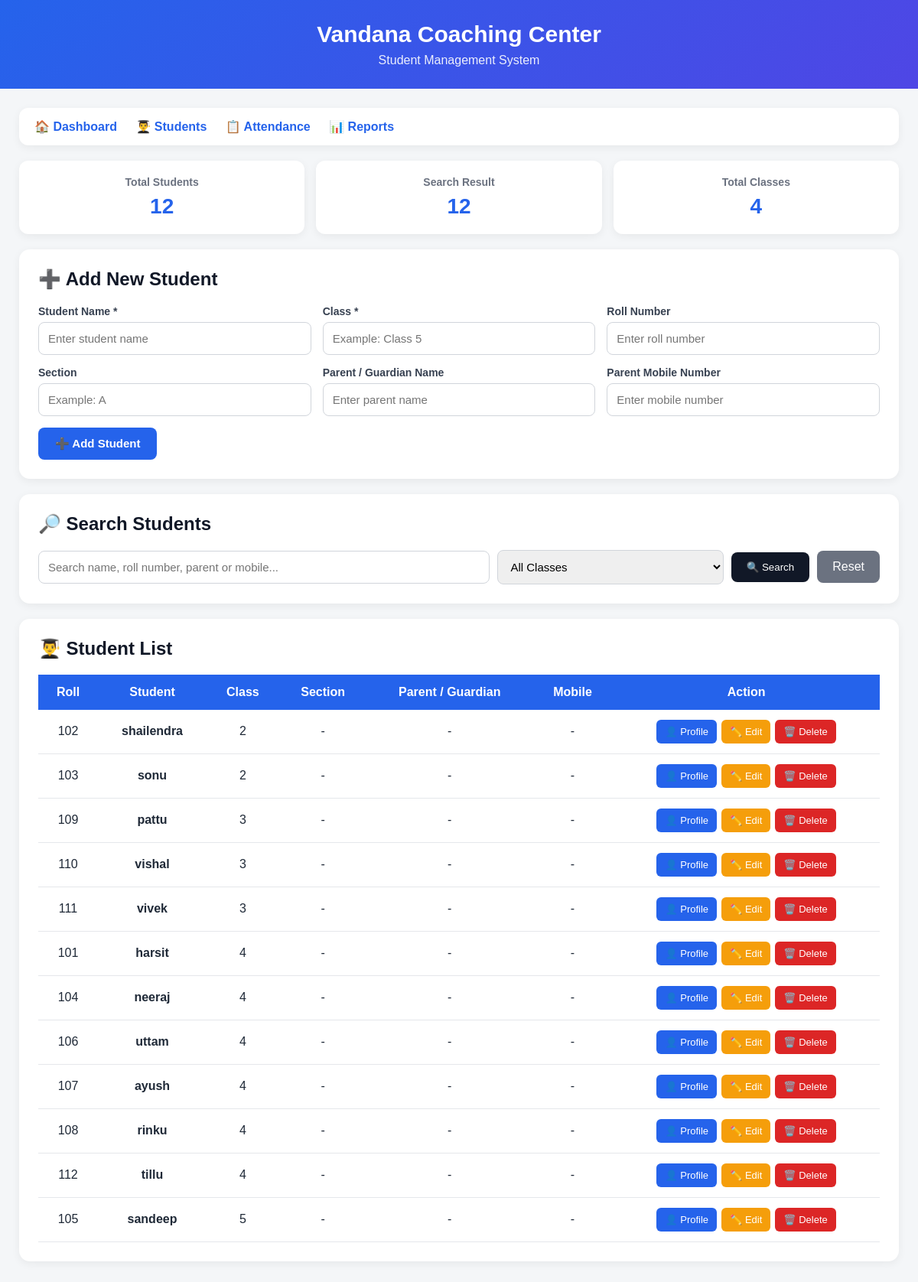
The app's page /students (signed in) with its own data.
### tables this page shows
CREATE TABLE students (
            id INTEGER PRIMARY KEY AUTOINCREMENT,
            name TEXT NOT NULL,
            class_name TEXT NOT NULL,
            roll_number TEXT
        , guardian_name TEXT, guardian_phone TEXT, section TEXT);

### app.py (the view, shortened to what this page needs)
@app.route("/students")
@teacher_or_hod_required
def students():
    search = request.args.get(
        "search",
        ""
    ).strip()
    selected_class = request.args.get(
        "class_name",
        ""
    ).strip()
    conn = get_db_connection()
    query = """
        SELECT *
        FROM students
        WHERE 1=1
    """
    params = []
    query += """
        ORDER BY
            class_name,
            roll_number,
            name
    """
    students_list = conn.execute(
        query,
        params
    ).fetchall()
    classes = conn.execute("""
        SELECT DISTINCT class_name
        FROM students
        ORDER BY class_name
    """).fetchall()
    conn.close()
    return render_template(
        "students.html",
        students=students_list,
        classes=classes,
        search=search,
        selected_class=
            selected_class
    )

### app.py (called while the page is built, shortened)
def get_db_connection():
    conn = sqlite3.connect(DATABASE)
    conn.row_factory = sqlite3.Row
    return conn

def role_required(*allowed_roles):
    def decorator(view_func):
        @wraps(view_func)
        def wrapped_view(*args, **kwargs):
            user_role = session.get("role")
            return view_func(*args, **kwargs)
        return wrapped_view
    return decorator

### templates/students.html (shortened to what this page needs)
<!DOCTYPE html>
<html lang="en">
<head>
</head>
<body>
<div class="header">
    <h1>Vandana Coaching Center</h1>
    <p>Student Management System</p>
</div>
<div class="container">
<div class="nav">
    <a href="/">🏠 Dashboard</a>
    <a href="/students">👨‍🎓 Students</a>
    <a href="/attendance">📋 Attendance</a>
    <a href="/reports">📊 Reports</a>
</div>
<div class="stats">
    <div class="stat-card">
        <h3>Total Students</h3>
        <p>{{ students|length }}</p>
    </div>
    <div class="stat-card">
        <h3>Search Result</h3>
        <p>{{ students|length }}</p>
    </div>
    <div class="stat-card">
        <h3>Total Classes</h3>
        <p>{{ classes|length }}</p>
    </div>
</div>
<div class="card">
    <h2>➕ Add New Student</h2>
    <form
        method="POST"
        action="/add_student"
    >
        <div class="form-grid">
            <div class="field">
                <label>Student Name *</label>
                <input
                    type="text"
                    name="name"
                    placeholder="Enter student name"
                    required
                >
            </div>
            <div class="field">
                <label>Class *</label>
                <input
                    type="text"
                    name="class_name"
                    placeholder="Example: Class 5"
                    required
                >
            </div>
            <div class="field">
                <label>Roll Number</label>
                <input
                    type="text"
                    name="roll_number"
                    placeholder="Enter roll number"
                >
            </div>
            <div class="field">
                <label>Section</label>
                <input
                    type="text"
                    name="section"
                    placeholder="Example: A"
                >
            </div>
            <div class="field">
                <label>Parent / Guardian Name</label>
                <input
                    type="text"
                    name="guardian_name"
                    placeholder="Enter parent name"
                >
            </div>
            <div class="field">
                <label>Parent Mobile Number</label>
                <input
                    type="tel"
                    name="guardian_phone"
                    placeholder="Enter mobile number"
                >
            </div>
        </div>
        <button
            type="submit"
            class="add-button"
        >
            ➕ Add Student
        </button>
    </form>
</div>
<div class="card">
    <h2>🔎 Search Students</h2>
    <form
        method="GET"
        action="/students"
        class="search-form"
    >
        <input
            type="text"
            name="search"
            value="{{ search }}"
            placeholder="Search name, roll number, parent or mobile..."
        >
        <select name="class_name">
            <option value="">
                All Classes
            </option>
        </select>
        <button
            type="submit"
            class="search-button"
        >
            🔍 Search
        </button>
        <a
            href="/students"
            class="reset-button"
        >
            Reset
        </a>
    </form>
</div>
<div class="card">
    <h2>👨‍🎓 Student List</h2>
    <div class="table-wrapper">
        <table>
            <thead>
                <tr>
                    <th>Roll</th>
                    <th>Student</th>
                    <th>Class</th>
                    <th>Section</th>
                    <th>Parent / Guardian</th>
                    <th>Mobile</th>
                    <th>Action</th>
                </tr>
            </thead>
            <tbody>
            {% for student in students %}
                <tr>
                    <td>
                        {{ student['roll_number'] or '-' }}
                    </td>
                    <td>
                        <strong>
                            {{ student['name'] }}
                        </strong>
                    </td>
                    <td>
                        {{ student['class_name'] }}
                    </td>
                    <td>
                        {% if student['section'] %}
                            <span class="badge">
                                {{ student['section'] }}
                            </span>
                        {% else %}
                            -
                        {% endif %}
                    </td>
                    <td>
                        {{ student['guardian_name'] or '-' }}
                    </td>
                    <td>
                        {{ student['guardian_phone'] or '-' }}
                    </td>
                    <td>
                        <div class="action-buttons">
                            <a
                                href="/student_profile/{{ student['id'] }}"
                            >
                                <button
                                    type="button"
                                    class="profile"
                                >
                                    👤 Profile
                                </button>
                            </a>
                            <a
                                href="/edit_student/{{ student['id'] }}"
                            >
                                <button
                                    type="button"
                                    class="edit"
                                >
                                    ✏️ Edit
                                </button>
                            </a>
                            <a
                                href="/delete_student/{{ student['id'] }}"
                                onclick="return confirm('Kya aap is student ko delete karna chahte hain? Iski attendance bhi delete ho jayegi.');"
                            >
                                <button
                                    type="button"
                                    class="delete"
                                >
                                    🗑️ Delete
                                </button>
                            </a>
                        </div>
                    </td>
                </tr>
            {% endfor %}
            </tbody>
        </table>
    </div>
</div>
</div>
</body>
</html>

### templates/students.html (style rules this page uses)
* { box-sizing: border-box; }
body { margin: 0; font-family: Arial, sans-serif; background: #f4f6f8; color: #1f2937; }
.header { background: linear-gradient( 135deg, #2563eb, #4f46e5 ); color: white; padding: 28px 20px; text-align: center; }
.header h1 { margin: 0; font-size: 30px; }
.header p { margin: 8px 0 0; opacity: 0.9; }
.container { max-width: 1200px; margin: auto; padding: 25px; }
.nav { background: white; padding: 15px 20px; border-radius: 12px; margin-bottom: 20px; box-shadow: 0 3px 12px rgba(0,0,0,0.06); }
.nav a { text-decoration: none; color: #2563eb; font-weight: bold; margin-right: 20px; }
.stats { display: grid; grid-template-columns: repeat(3, 1fr); gap: 15px; margin-bottom: 20px; }
.stat-card { background: white; padding: 20px; border-radius: 12px; box-shadow: 0 3px 12px rgba(0,0,0,0.06); text-align: center; }
.stat-card h3 { margin: 0; color: #6b7280; font-size: 14px; }
.stat-card p { margin: 8px 0 0; font-size: 28px; font-weight: bold; color: #2563eb; }
.card { background: white; padding: 25px; border-radius: 14px; margin-bottom: 20px; box-shadow: 0 3px 12px rgba(0,0,0,0.06); }
.card h2 { margin-top: 0; color: #111827; }
.form-grid { display: grid; grid-template-columns: repeat(3, 1fr); gap: 15px; }
.field { display: flex; flex-direction: column; }
.field label { margin-bottom: 6px; font-weight: bold; font-size: 14px; color: #374151; }
input, select { padding: 12px; border: 1px solid #d1d5db; border-radius: 8px; font-size: 15px; outline: none; }
.add-button { margin-top: 15px; padding: 12px 22px; background: #2563eb; color: white; border: none; border-radius: 8px; cursor: pointer; font-weight: bold; font-size: 15px; }
.search-form { display: grid; grid-template-columns: 2fr 1fr auto auto; gap: 10px; align-items: center; }
.search-button { padding: 12px 20px; background: #111827; color: white; border: none; border-radius: 8px; cursor: pointer; }
.reset-button { padding: 12px 20px; background: #6b7280; color: white; border-radius: 8px; text-decoration: none; text-align: center; }
.table-wrapper { overflow-x: auto; }
table { width: 100%; border-collapse: collapse; min-width: 900px; }
th { background: #2563eb; color: white; padding: 14px; text-align: center; }
td { padding: 13px; border-bottom: 1px solid #e5e7eb; text-align: center; }
.action-buttons { display: flex; justify-content: center; gap: 6px; flex-wrap: wrap; }
.action-buttons a { text-decoration: none; }
.action-buttons button { border: none; color: white; padding: 8px 11px; border-radius: 6px; cursor: pointer; font-size: 13px; }
.profile { background: #2563eb; }
.edit { background: #f59e0b; }
.delete { background: #dc2626; }

### records on screen
students: roll_number "102", name "shailendra", class_name "2", guardian_name "-", guardian_phone "-"
students: roll_number "103", name "sonu", class_name "2", guardian_name "-", guardian_phone "-"
students: roll_number "109", name "pattu", class_name "3", student "-"
students: roll_number "110", name "vishal", class_name "3", student "-"
students: roll_number "111", name "vivek", class_name "3", student "-"
students: roll_number "101", name "harsit", class_name "4", student "-"
students: roll_number "104", name "neeraj", class_name "4", student "-"
students: roll_number "106", name "uttam", class_name "4", student "-"
students: roll_number "107", name "ayush", class_name "4", student "-"
students: roll_number "108", name "rinku", class_name "4", student "-"
students: roll_number "112", name "tillu", class_name "4", student "-"
students: roll_number "105", name "sandeep", class_name "5", student "-"

### other values on screen
{{ students|length }} "12"
{{ classes|length }} "4"
